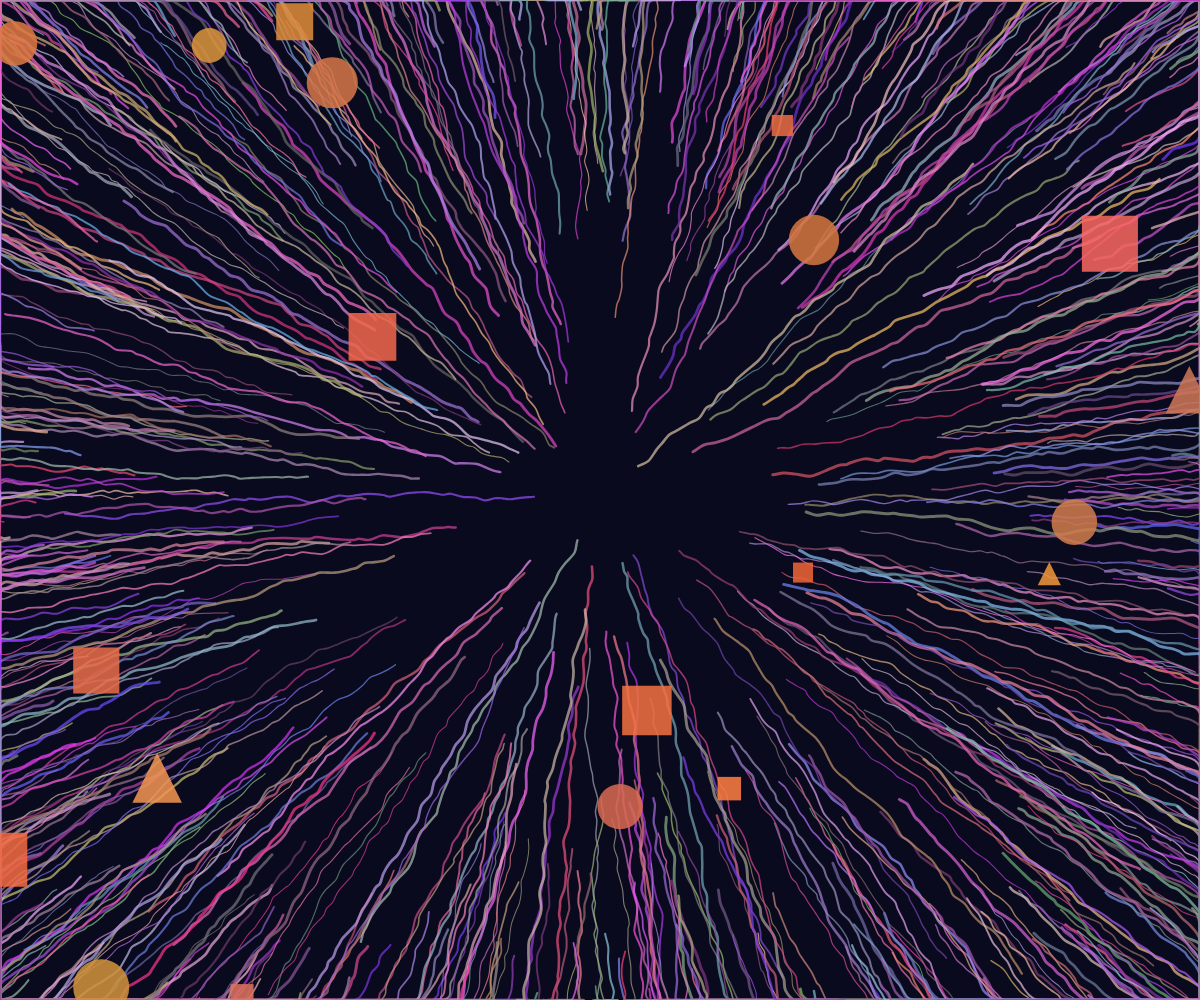
Frame 1 (no input)
Frame 2 (the mouse pressed at the canvas centre, redrawn once): identical to frame 1, image omitted

The p5.js sketch that drew this single still picture (run headless with seeded random() and noise() and a simulated clock; the mouse was pressed at the canvas centre and the sketch redrawn once):

// p5.js sketch
// ── sketch.js
let fibers = [];
let knots = [];
let numFibers = 800;
let numKnots = 20;

function setup() {
  createCanvas(windowWidth, windowHeight);
  noLoop();
  
  // Create flowing organic fibers
  for (let i = 0; i < numFibers; i++) {
    let fiber = {
      points: [],
      color: color(random(100, 255), random(50, 200), random(100, 255), 180),
      thickness: random(1, 3)
    };
    
    // Start fiber at a random position
    let startX = random(width);
    let startY = random(height);
    let prevX = startX;
    let prevY = startY;
    
    // Create a winding path
    for (let j = 0; j < 50; j++) {
      let angle = atan2(prevY - height/2, prevX - width/2) + random(-0.3, 0.3);
      let stepSize = random(5, 15);
      let x = prevX + cos(angle) * stepSize;
      let y = prevY + sin(angle) * stepSize;
      
      // Keep within canvas bounds
      x = constrain(x, 0, width);
      y = constrain(y, 0, height);
      
      fiber.points.push({x, y});
      prevX = x;
      prevY = y;
    }
    
    fibers.push(fiber);
  }
  
  // Create geometric knots
  for (let i = 0; i < numKnots; i++) {
    let knot = {
      x: random(width),
      y: random(height),
      size: random(20, 60),
      color: color(random(200, 255), random(100, 150), random(50, 100), 220),
      shape: random(['square', 'triangle', 'circle'])
    };
    knots.push(knot);
  }
}

function draw() {
  background(10, 10, 30);
  
  // Draw fibers
  for (let fiber of fibers) {
    stroke(fiber.color);
    strokeWeight(fiber.thickness);
    noFill();
    
    beginShape();
    for (let point of fiber.points) {
      curveVertex(point.x, point.y);
    }
    endShape();
  }
  
  // Draw knots
  for (let knot of knots) {
    fill(knot.color);
    noStroke();
    
    switch (knot.shape) {
      case 'square':
        rectMode(CENTER);
        rect(knot.x, knot.y, knot.size, knot.size);
        break;
      case 'triangle':
        triangle(
          knot.x, knot.y - knot.size/2,
          knot.x - knot.size/2, knot.y + knot.size/2,
          knot.x + knot.size/2, knot.y + knot.size/2
        );
        break;
      case 'circle':
        ellipse(knot.x, knot.y, knot.size, knot.size);
        break;
    }
  }
}

function windowResized() {
  resizeCanvas(windowWidth, windowHeight);
}
